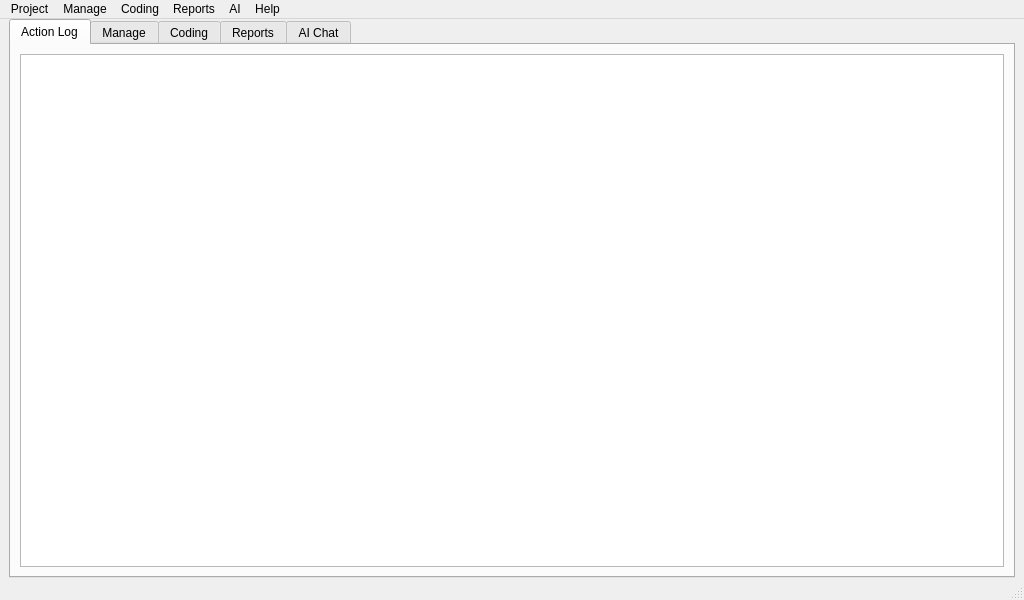
<?xml version="1.0" encoding="UTF-8"?>
<ui version="4.0">
 <class>MainWindow</class>
 <widget class="QMainWindow" name="MainWindow">
  <property name="geometry">
   <rect>
    <x>0</x>
    <y>0</y>
    <width>1024</width>
    <height>600</height>
   </rect>
  </property>
  <property name="windowTitle">
   <string>QualCoder</string>
  </property>
  <widget class="QWidget" name="centralwidget">
   <layout class="QGridLayout" name="gridLayout">
    <property name="topMargin">
     <number>0</number>
    </property>
    <property name="bottomMargin">
     <number>0</number>
    </property>
    <item row="0" column="0">
     <widget class="QTabWidget" name="tabWidget">
      <property name="currentIndex">
       <number>0</number>
      </property>
      <widget class="QWidget" name="tab_action_log">
       <attribute name="title">
        <string>Action Log</string>
       </attribute>
       <layout class="QGridLayout" name="gridLayout_2">
        <item row="0" column="0">
         <widget class="QTextEdit" name="textEdit"/>
        </item>
       </layout>
      </widget>
      <widget class="QWidget" name="tab_manage">
       <attribute name="title">
        <string>Manage</string>
       </attribute>
       <widget class="QLabel" name="label_manage">
        <property name="geometry">
         <rect>
          <x>20</x>
          <y>20</y>
          <width>861</width>
          <height>71</height>
         </rect>
        </property>
        <property name="text">
         <string>Select an option in the Files and Cases menu. </string>
        </property>
        <property name="wordWrap">
         <bool>true</bool>
        </property>
       </widget>
      </widget>
      <widget class="QWidget" name="tab_coding">
       <attribute name="title">
        <string>Coding</string>
       </attribute>
       <widget class="QLabel" name="label_coding">
        <property name="geometry">
         <rect>
          <x>20</x>
          <y>20</y>
          <width>811</width>
          <height>71</height>
         </rect>
        </property>
        <property name="text">
         <string>Select an option in the Coding menu. </string>
        </property>
        <property name="wordWrap">
         <bool>true</bool>
        </property>
       </widget>
      </widget>
      <widget class="QWidget" name="tab_reports">
       <attribute name="title">
        <string>Reports</string>
       </attribute>
       <widget class="QLabel" name="label_reports">
        <property name="geometry">
         <rect>
          <x>20</x>
          <y>20</y>
          <width>831</width>
          <height>71</height>
         </rect>
        </property>
        <property name="text">
         <string>Select an option in the Reports menu. </string>
        </property>
        <property name="wordWrap">
         <bool>true</bool>
        </property>
       </widget>
      </widget>
      <widget class="QWidget" name="tab_ai_chat">
       <attribute name="title">
        <string>AI Chat</string>
       </attribute>
      </widget>
     </widget>
    </item>
   </layout>
  </widget>
  <widget class="QMenuBar" name="menubar">
   <property name="geometry">
    <rect>
     <x>0</x>
     <y>0</y>
     <width>1024</width>
     <height>26</height>
    </rect>
   </property>
   <widget class="QMenu" name="menuProject">
    <property name="title">
     <string>Project</string>
    </property>
    <widget class="QMenu" name="menuOpen_Recent_Project">
     <property name="title">
      <string>Open Recent Project</string>
     </property>
     <addaction name="actionNone"/>
    </widget>
    <widget class="QMenu" name="menuExport">
     <property name="title">
      <string>Export</string>
     </property>
     <addaction name="actionProject_Exchange_Export"/>
     <addaction name="actionREFI_Codebook_export"/>
     <addaction name="actionExport_codebook"/>
     <addaction name="actionExport_codebook_with_memos"/>
    </widget>
    <widget class="QMenu" name="menuImport">
     <property name="title">
      <string>Import</string>
     </property>
     <addaction name="actionREFI_Codebook_import"/>
     <addaction name="actionREFI_QDA_Project_import"/>
     <addaction name="actionRQDA_Project_import"/>
     <addaction name="actionImport_plain_text_codes_list"/>
    </widget>
    <addaction name="actionCreate_New_Project"/>
    <addaction name="actionOpen_Project"/>
    <addaction name="menuOpen_Recent_Project"/>
    <addaction name="actionClose_Project"/>
    <addaction name="actionProject_Memo"/>
    <addaction name="actionSettings"/>
    <addaction name="actionProject_summary"/>
    <addaction name="separator"/>
    <addaction name="menuImport"/>
    <addaction name="menuExport"/>
    <addaction name="separator"/>
    <addaction name="actionExit"/>
   </widget>
   <widget class="QMenu" name="menuFiles_and_Cases">
    <property name="title">
     <string>Manage</string>
    </property>
    <addaction name="actionManage_files"/>
    <addaction name="actionManage_cases"/>
    <addaction name="actionManage_journals"/>
    <addaction name="actionManage_attributes"/>
    <addaction name="actionManage_references"/>
    <addaction name="actionImport_survey_2"/>
    <addaction name="actionManage_bad_links_to_files"/>
    <addaction name="actionImport_twitter_data"/>
   </widget>
   <widget class="QMenu" name="menuCoding">
    <property name="title">
     <string>Coding</string>
    </property>
    <addaction name="actionCodes"/>
    <addaction name="actionCode_image"/>
    <addaction name="actionCode_audio_video"/>
    <addaction name="actionCode_pdf"/>
    <addaction name="actionAI_assisted_coding"/>
    <addaction name="actionColour_scheme"/>
    <addaction name="actionCode_organiser"/>
   </widget>
   <widget class="QMenu" name="menuReports">
    <property name="title">
     <string>Reports</string>
    </property>
    <addaction name="actionCoding_reports"/>
    <addaction name="actionCoding_comparison"/>
    <addaction name="actionCoding_comparison_by_file"/>
    <addaction name="actionCode_comparison_table"/>
    <addaction name="actionCode_frequencies"/>
    <addaction name="actionFile_summary"/>
    <addaction name="actionCode_summary"/>
    <addaction name="actionCode_relations"/>
    <addaction name="actionCode_co_occurrence"/>
    <addaction name="actionCode_text_exact_matches"/>
    <addaction name="actionText_segments_by_codes"/>
    <addaction name="actionView_Graph"/>
    <addaction name="actionCharts"/>
    <addaction name="actionText_mining"/>
    <addaction name="actionSQL_statements"/>
    <addaction name="separator"/>
   </widget>
   <widget class="QMenu" name="menuHelp">
    <property name="title">
     <string>Help</string>
    </property>
    <addaction name="actionContents"/>
    <addaction name="actionAbout"/>
    <addaction name="actionSpecial_functions"/>
    <addaction name="actionMenu_Key_Shortcuts"/>
   </widget>
   <widget class="QMenu" name="menuAI">
    <property name="title">
     <string>AI</string>
    </property>
    <addaction name="actionAI_Setup_wizard"/>
    <addaction name="actionAI_Configuration"/>
    <addaction name="actionAI_Rebuild_internal_memory"/>
    <addaction name="actionAI_Edit_Project_Memo"/>
    <addaction name="actionAI_Prompts"/>
    <addaction name="separator"/>
    <addaction name="actionAI_Chat"/>
    <addaction name="actionAI_Search_and_Coding"/>
   </widget>
   <addaction name="menuProject"/>
   <addaction name="menuFiles_and_Cases"/>
   <addaction name="menuCoding"/>
   <addaction name="menuReports"/>
   <addaction name="menuAI"/>
   <addaction name="menuHelp"/>
  </widget>
  <widget class="QStatusBar" name="statusbar"/>
  <action name="actionCreate_New_Project">
   <property name="text">
    <string>Create New Project</string>
   </property>
  </action>
  <action name="actionOpen_Project">
   <property name="text">
    <string>Open Project</string>
   </property>
  </action>
  <action name="actionClose_Project">
   <property name="text">
    <string>Close Project</string>
   </property>
  </action>
  <action name="actionProject_Memo">
   <property name="text">
    <string>Project Memo</string>
   </property>
  </action>
  <action name="actionSettings">
   <property name="text">
    <string>Settings</string>
   </property>
  </action>
  <action name="actionExit">
   <property name="text">
    <string>Exit</string>
   </property>
  </action>
  <action name="actionManage_files">
   <property name="text">
    <string>Manage files</string>
   </property>
  </action>
  <action name="actionManage_cases">
   <property name="text">
    <string>Manage cases</string>
   </property>
  </action>
  <action name="actionFile_categories">
   <property name="text">
    <string>File categories</string>
   </property>
  </action>
  <action name="actionManage_journals">
   <property name="text">
    <string>Manage journals</string>
   </property>
  </action>
  <action name="actionCodes">
   <property name="text">
    <string>Code text</string>
   </property>
  </action>
  <action name="actionCategories">
   <property name="text">
    <string>Categories</string>
   </property>
  </action>
  <action name="actionCodebook">
   <property name="text">
    <string>Codebook</string>
   </property>
  </action>
  <action name="actionAssign_Attributes">
   <property name="text">
    <string>Assign Attributes</string>
   </property>
  </action>
  <action name="actionManage_Attributes">
   <property name="text">
    <string>Manage Attributes</string>
   </property>
  </action>
  <action name="actionImport_Attributes">
   <property name="text">
    <string>Import Attributes</string>
   </property>
  </action>
  <action name="actionCoding_reports">
   <property name="text">
    <string>Labeling reports</string>
   </property>
  </action>
  <action name="actionCoding_summary">
   <property name="text">
    <string>Coding summary</string>
   </property>
  </action>
  <action name="actionSQL_statements">
   <property name="text">
    <string>Database queries</string>
   </property>
  </action>
  <action name="actionContents">
   <property name="text">
    <string>Contents</string>
   </property>
  </action>
  <action name="actionAbout">
   <property name="text">
    <string>About</string>
   </property>
  </action>
  <action name="actionImport_survey">
   <property name="text">
    <string>Import survey</string>
   </property>
  </action>
  <action name="actionManage_attributes">
   <property name="text">
    <string>Manage attributes</string>
   </property>
  </action>
  <action name="actionFrequency_table">
   <property name="text">
    <string>Frequency table</string>
   </property>
  </action>
  <action name="actionCoding_comparison">
   <property name="text">
    <string>Coding comparison</string>
   </property>
  </action>
  <action name="actionText_mining">
   <property name="text">
    <string>Text mining</string>
   </property>
  </action>
  <action name="actionView_Graph">
   <property name="text">
    <string>View Graph</string>
   </property>
  </action>
  <action name="actionExport_codebook">
   <property name="text">
    <string>Export codebook as ODT file</string>
   </property>
  </action>
  <action name="actionCode_image">
   <property name="text">
    <string>Code image</string>
   </property>
  </action>
  <action name="actionCode_frequencies">
   <property name="text">
    <string>Code frequencies</string>
   </property>
  </action>
  <action name="actionCoding_Matrix">
   <property name="text">
    <string>Coding Matrix</string>
   </property>
  </action>
  <action name="actionCode_audio_video">
   <property name="text">
    <string>Code audio/video</string>
   </property>
  </action>
  <action name="actionProject_Exchange_Export">
   <property name="text">
    <string>REFI-QDA Project export</string>
   </property>
   <property name="toolTip">
    <string>REFI-QDA Project export</string>
   </property>
  </action>
  <action name="actionREFI_Codebook_export">
   <property name="text">
    <string>REFI-QDA Codebook export</string>
   </property>
  </action>
  <action name="actionREFI_Codebook_import">
   <property name="text">
    <string>REFI-QDA Codebook import</string>
   </property>
  </action>
  <action name="actionREFI_QDA_Project_import">
   <property name="text">
    <string>REFI-QDA Project import</string>
   </property>
  </action>
  <action name="actionRQDA_Project_import">
   <property name="text">
    <string>RQDA Project import</string>
   </property>
  </action>
  <action name="actionProject_summary">
   <property name="text">
    <string>Project summary</string>
   </property>
  </action>
  <action name="actionNone">
   <property name="text">
    <string>None</string>
   </property>
  </action>
  <action name="actionCode_relations">
   <property name="text">
    <string>Code relations</string>
   </property>
  </action>
  <action name="actionExport_coded_text_as_html">
   <property name="text">
    <string>Export coded text as html</string>
   </property>
  </action>
  <action name="actionManage_bad_links_to_files">
   <property name="enabled">
    <bool>false</bool>
   </property>
   <property name="text">
    <string>Manage bad links to files</string>
   </property>
  </action>
  <action name="actionSpecial_functions">
   <property name="text">
    <string>Special functions</string>
   </property>
  </action>
  <action name="actionFile_summary">
   <property name="text">
    <string>File summary</string>
   </property>
  </action>
  <action name="actionCode_summary">
   <property name="text">
    <string>Code summary</string>
   </property>
  </action>
  <action name="actionCoding_comparison_by_file">
   <property name="text">
    <string>Coding comparison by file</string>
   </property>
  </action>
  <action name="actionCode_by_case">
   <property name="text">
    <string>Code by case</string>
   </property>
  </action>
  <action name="actionCharts">
   <property name="text">
    <string>Charts</string>
   </property>
  </action>
  <action name="actionExport_codebook_with_memos">
   <property name="text">
    <string>Export codebook with memos as ODT file</string>
   </property>
  </action>
  <action name="actionImport_references_RIS_format">
   <property name="text">
    <string>Import references RIS format</string>
   </property>
  </action>
  <action name="actionManage_references">
   <property name="text">
    <string>Manage references</string>
   </property>
  </action>
  <action name="actionColour_scheme">
   <property name="text">
    <string>Colour scheme</string>
   </property>
  </action>
  <action name="actionImport_plain_text_codes_list">
   <property name="text">
    <string>Import plain text codes list</string>
   </property>
  </action>
  <action name="actionImport_survey_2">
   <property name="text">
    <string>Import survey</string>
   </property>
  </action>
  <action name="actionMenu_Key_Shortcuts">
   <property name="text">
    <string>Menu Key Shortcuts</string>
   </property>
  </action>
  <action name="actionImport_twitter_data">
   <property name="text">
    <string>Import twitter data</string>
   </property>
  </action>
  <action name="actionCode_pdf">
   <property name="text">
    <string>Code pdf</string>
   </property>
  </action>
  <action name="actionCode_text_exact_matches">
   <property name="text">
    <string>Code text exact matches</string>
   </property>
  </action>
  <action name="actionAI_Setup_wizard">
   <property name="text">
    <string>Setup Wizard</string>
   </property>
   <property name="menuRole">
    <enum>QAction::NoRole</enum>
   </property>
  </action>
  <action name="actionAI_Rebuild_internal_memory">
   <property name="text">
    <string>Rebuild Internal Memory</string>
   </property>
  </action>
  <action name="actionAI_Edit_Project_Memo">
   <property name="text">
    <string>Project Memo</string>
   </property>
  </action>
  <action name="actionAI_Chat">
   <property name="text">
    <string>AI Chat</string>
   </property>
  </action>
  <action name="actionAI_Search_and_Coding">
   <property name="text">
    <string>AI Assisted Coding</string>
   </property>
  </action>
  <action name="actionAI_Configuration">
   <property name="text">
    <string>Settings</string>
   </property>
   <property name="toolTip">
    <string>AI related Settings</string>
   </property>
   <property name="menuRole">
    <enum>QAction::NoRole</enum>
   </property>
  </action>
  <action name="actionAI_Prompts">
   <property name="text">
    <string>Prompt library</string>
   </property>
  </action>
  <action name="actionCode_organiser">
   <property name="text">
    <string>Code organiser</string>
   </property>
  </action>
  <action name="actionText_segments_by_codes">
   <property name="text">
    <string>Codes by text segments</string>
   </property>
  </action>
  <action name="actionAI_assisted_coding">
   <property name="text">
    <string>AI assisted coding</string>
   </property>
  </action>
  <action name="actionCode_co_occurrence">
   <property name="text">
    <string>Code co-occurrence</string>
   </property>
  </action>
  <action name="actionCode_comparison_table">
   <property name="text">
    <string>Code counts by file/case</string>
   </property>
  </action>
 </widget>
 <resources/>
 <connections/>
</ui>
